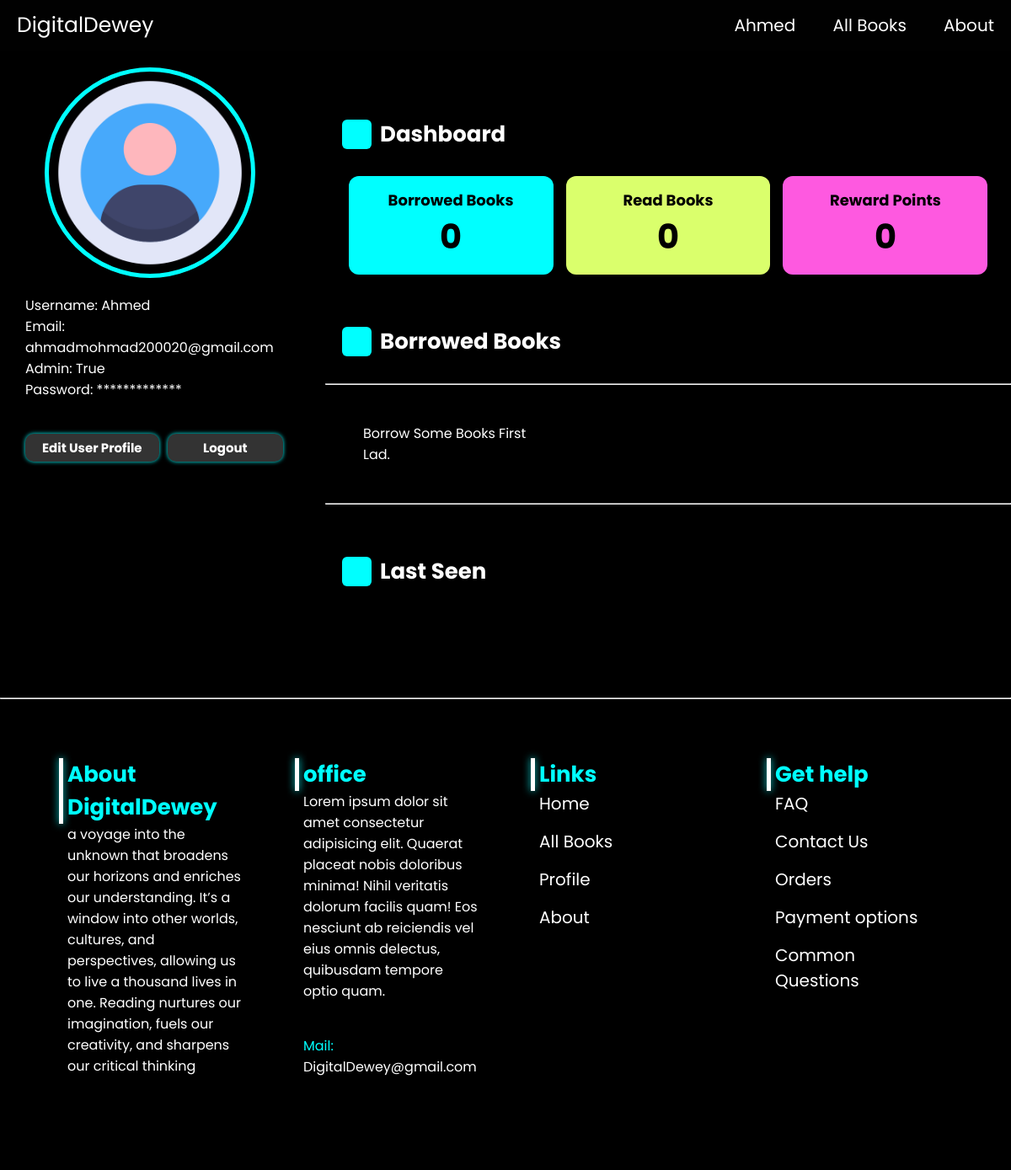
The page /profile (signed in) on the database as committed earlier.
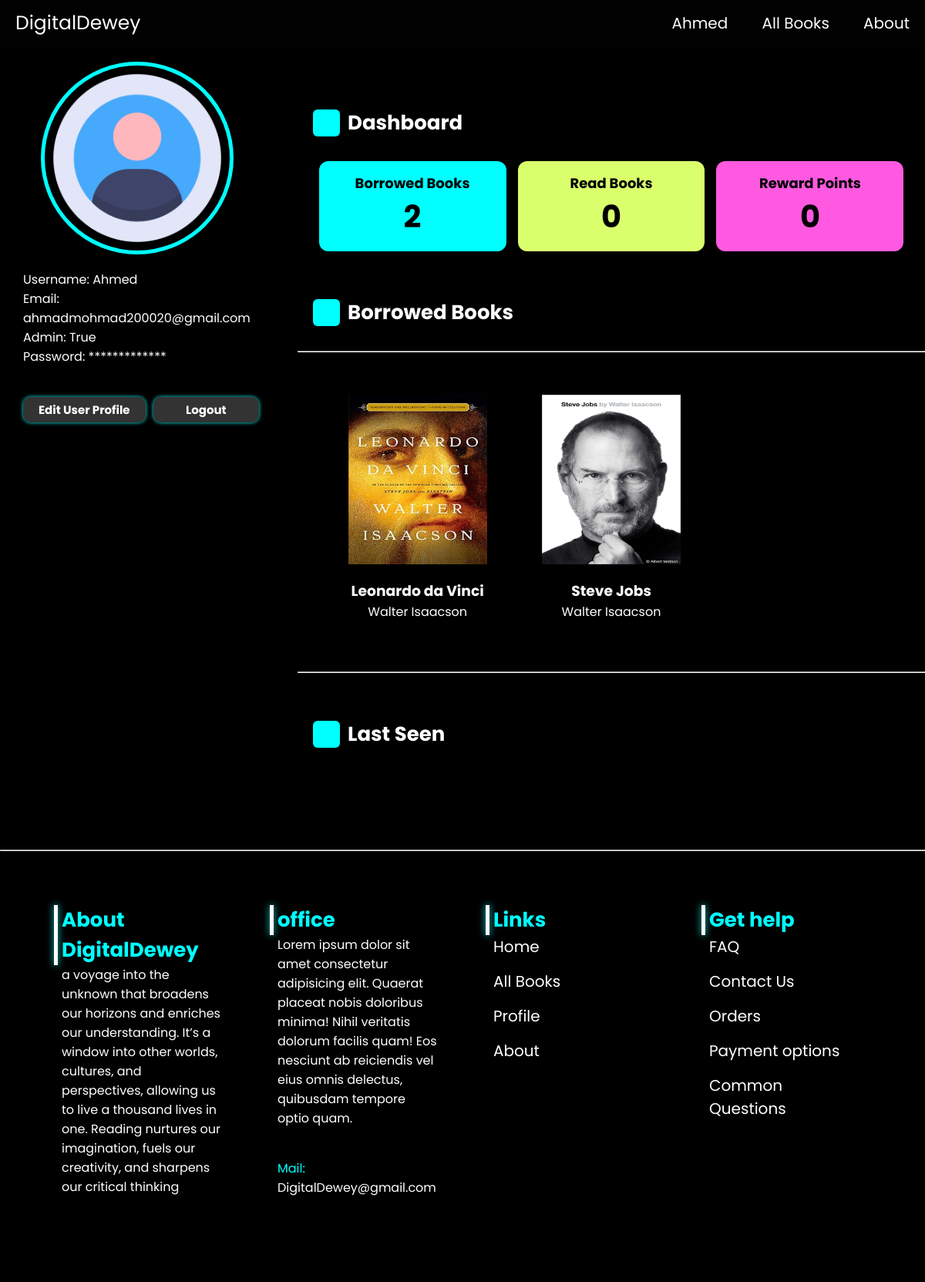
The same page on the database as committed later.
### Books/models.py (models this page shows, shortened)
class BorrowedBook(models.Model):
    book = models.ForeignKey(Book, on_delete=models.CASCADE, related_name='borrowings')
    borrower = models.ForeignKey(settings.AUTH_USER_MODEL, on_delete=models.CASCADE, related_name='borrowed_books')

class Book(models.Model):
    title = models.CharField(max_length=100)
    author = models.CharField(max_length=100)
    cover = models.ImageField(upload_to='covers/', default='/static/imgs/Books/(43).jpg')
    category = models.CharField(max_length=100, default='Category')
    price = models.TextField(max_length=10, default="0.00")
    available = models.CharField(default='Available', max_length=100,blank=True, null=True)
    description = models.TextField(blank=True, null=True)
    section = models.CharField(max_length=100, default='General',blank=True, null=True)

### page/views.py (the view)
# urls.py: path('profile', views.Profile, name='Profile'),
@login_required
def Profile(request):
    borrowed_books = BorrowedBook.objects.filter(borrower=request.user)
    borrowed_books_count = borrowed_books.count()
    context = {
        'borrowed_books': borrowed_books,
        'borrowed_books_count': borrowed_books_count,
    }
    return render(request, 'HTML/Profile.html', context)

### templates/HTML/Profile.html (shortened to what this page needs)
{% extends 'Assets-HTML/Footer.html' %}
{% block content %}
<!DOCTYPE html>
<html>
    <head>
        {% load static %}
        <link rel="stylesheet" href="{% static 'Styles/Profile.css'%}">
    </head>
    <body>
        <div class="wraper">
            <div class="userInfo">
                <div class="userImage">
                    <img src="{% static 'Imgs/user-profile.png'%}" alt="" class="profileImage">
                </div>
                <div class="about">
                    <span id="usernameText">Username: {{ user.username }}</span>
                    <span id="emailText">Email: {{ user.email }}</span>
                    <span id="roleText">Admin: {{ user.is_staff }}</span>
                    <span id="passwordText">Password: ************* </span>
                </div>
                <div class="buttons">
                    <button id="editProfileButton">Edit User Profile</button>
                    <button><a href="{%url 'authentication:Logout'%}">Logout</a></button>
                </div>
            </div>
            <div class="dashboard">
                <div class="title">
                    <ion-icon name="speedometer-outline"></ion-icon>
                    <h2>Dashboard</h2>
                </div>
                <div class="boxes" id="boxesContainer">
                    <div class="box box1">
                        <span class="text">Borrowed Books</span>
                        <span class="number" id="borrowNum">{{ borrowed_books_count }}</span>
                    </div>
                    <div class="box box2">
                        <span class="text" >Read Books</span>
                        <span class="number" id="readNum">0</span>
                    </div>
                    <div class="box box3">
                        <span class="text">Reward Points</span>
                        <span class="number" id="rewardPoints">0</span>
                    </div>
                </div>
                <div class="activity" id="borrowedContainer">
                    <div class="title">
                        <ion-icon name="book-outline"></ion-icon>
                        <h2 class="text">Borrowed Books</h2>
                    </div>
                    <hr>
                    <div class="borrowed-books">
                        {% for book in borrowed_books %}
                            <div class="bookCover">
                                <a href="{% url 'page:Book_Details' book.book.id %}"><img src="{{ book.book.cover.url }}" width="180px" height="230px" name="{{book.book.title}}"  author = "{{book.book.author}}" category = "{{book.book.category}}" section = "{{book.book.section}}" description = "{{book.book.description}}" availability = "{{book.book.available}}" price = "{{book.book.price}}"></a>
                                <h3 class="book-name">{{book.book.title}}</h3>
                                <p class="book-author">{{book.book.author}}</p>
                            </div>
                        {% empty %}
                            <p class="detailsPtag">Borrow Some Books First Lad.</p>
                        {% endfor %}
                    </div>
                    <hr>
                </div>
                <div class="activity" id="lastContainer">
                    <div class="title">
                        <ion-icon name="time-outline"></ion-icon>
                        <h2 class="text">Last Seen</h2>
                    </div>
                </div>
            </div>
        </div>
    </body>
</html>
{% endblock %}

### templates/Assets-HTML/Footer.html (shortened to what this page needs)
<head>
  {% load static %}
  <link rel="stylesheet" href="{% static 'Styles/Footer.css'%}">
</head>
<header class="header">
    <a class="Logo" href="{% url 'page:index' %}">DigitalDewey</a>
    <nav class="nav_bar">
        <ul>
            {% if user.is_authenticated %}
            <li><a href="{% url 'page:Profile'%}" id="profileLink">{{user}}</a></li>
            {%else%}
            <li><a href="{% url 'authentication:Login'%}">Login</a></li>
            {%endif%}
            <li><a href="{%url 'page:AllBooks'%}">All Books</a></li>
            <li><a href="{% url 'page:About'%}">About</a></li>
        </ul>
    </nav>
</header>
{% block content%}
{% endblock %}
<div class="footer">
  <hr />
  <div class="container-footer">
    <div class="col">
      <a href=""><h2>About DigitalDewey</h2></a>
      <p>
        a voyage into the unknown that broadens our horizons and enriches our understanding. It’s a window into other worlds, cultures, and perspectives, allowing us to live a thousand lives in one. Reading nurtures our imagination, fuels our creativity, and sharpens our critical thinking
      </p>
    </div>
    <div class="col">
      <h2>office</h2>
      <p>
        Lorem ipsum dolor sit amet consectetur adipisicing elit. Quaerat placeat
        nobis doloribus minima! Nihil veritatis dolorum facilis quam! Eos
        nesciunt ab reiciendis vel eius omnis delectus, quibusdam tempore optio
        quam.
      </p>
      <p class="mail">
        Mail:
        <a href="mailto:support@onlinelibrary.com">DigitalDewey@gmail.com</a>
      </p>
    </div>
    <div class="col">
      <h2>Links</h2>
      <ul>
        <li><a href="{% url 'page:index'%}">Home</a></li>
        <li><a href="{% url 'page:AllBooks'%}">All Books</a></li>
        <li><a href="{% url 'page:Profile'%}">Profile</a></li>
        <li><a href="{% url 'page:About'%}">About</a></li>
      </ul>
    </div>
    <div class="col">
      <h2>Get help</h2>
      <ul>
        <li><a href="">FAQ</a></li>
        <li><a href="">Contact Us</a></li>
        <li><a href="">Orders</a></li>
        <li><a href="">Payment options</a></li>
        <li><a href="">Common Questions</a></li>
      </ul>
    </div>
  </div>
</div>

### project/static/Styles/Footer.css (style rules this page uses)
* { font-family: "Poppins"; box-sizing: border-box; }
.header { position: fixed; background-color: rgb(1, 1, 1); top: 0; left: 0; width: 100%; height: 60px; padding: 20px; display: flex; justify-content: space-between; align-items: center; z-index: 99; }
.logo { font-size: 25px; text-decoration: none; color: white; }
.footer { margin-top: 100px; width: 100%; background-color: #000000; overflow: hidden; color: #fff; bottom: 0; }
.footer .container-footer { padding: 70px; position: relative; width: 100%; display: flex; justify-content: space-around; gap: 60px; }
.footer .container-footer .col { width: 25%; display: flex; flex-direction: column; }
.footer .container-footer .col h2 { font-size: 26px; font-weight: 700; position: relative; padding-left: 10px; color: aqua; margin: 0; }
.footer .container-footer h2::before { content: ""; width: 5px; height: 100%; background-color: rgb(255, 255, 255); box-shadow: 0 0 10px rgba(0, 255, 255, 0.868); position: absolute; top: 0px; left: 0px; }
.footer .container-footer a { text-decoration: none; color: #fff; }
.footer .container-footer .col p { line-height: 25px; padding-left: 10px; }
.footer .container-footer .col .mail { margin: 40px 0; color: aqua; }

### project/static/Styles/Profile.css (style rules this page uses)
* { font-family: "Poppins"; padding: 0; margin: 0; box-sizing: border-box; }
body { min-height: 100vh; color: #fff; background-color: #000000; }
.wraper { background-color: #000000; padding-top: 80px; display: flex; justify-content: space-between; }
.userInfo { position: relative; padding-left: 20px; top: 0; left: 0; height: 100%; width: 350px; background-color: transparent; margin-bottom: 0; }
.userImage { display: flex; margin: 0 auto; height: 250px; width: 250px; margin-bottom: 20px; }
.userInfo .userImage img { display: flex; position: relative; height: 100%; width: 100%; border: 5px solid aqua; border-radius: 50%; }
.userInfo .about { display: flex; flex-direction: column; padding-left: 10px; }

Rows that differ between the two databases and show on the page:
added BorrowedBook: book.cover (picture), book "Leonardo da Vinci", book.author "Walter Isaacson"
added BorrowedBook: book.cover (picture), book "Steve Jobs", book.author "Walter Isaacson"
Other text that changed with them:
{{ borrowed_books_count }}: "0" → "2"
text no longer shown: "Borrow Some Books First Lad."
